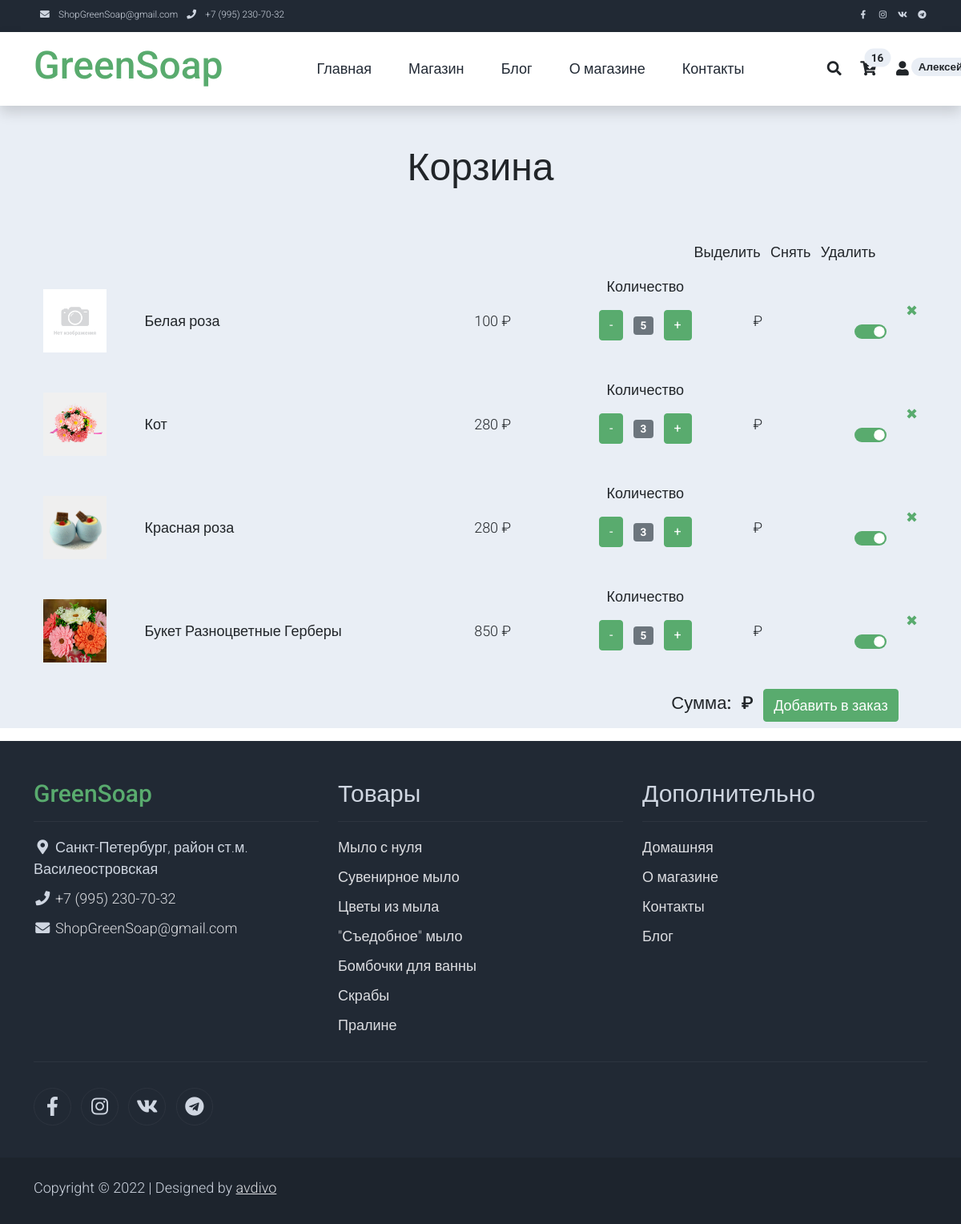
Page /basket/ (signed in) on the committed database.
### profile/models.py (models this page shows, shortened)
class Profile(models.Model):
    patronymic = models.CharField(max_length=64, blank=True, verbose_name=u'Отчество')  # Отчество
    phoneNumberRegex = RegexValidator(regex=r"^\+?1?\d{8,15}$")
    phoneNumber = models.CharField(validators=[phoneNumberRegex], blank=True, max_length=16, verbose_name=u'Телефон') # Номер телефона
    address = models.CharField(max_length=128, blank=True, verbose_name=u'Адрес доставки')  # Адрес
    basket = models.CharField(max_length=256, blank=True, verbose_name=u'Корзина')  # Корзина: товар: количество в формате словаря
    user = models.OneToOneField(settings.AUTH_USER_MODEL, on_delete=models.CASCADE)
    class Meta:
        verbose_name = 'Профиль пользователя'
        verbose_name_plural = 'Профили пользователей'

### product/models.py (models this page shows, shortened)
class Product(models.Model):
    name = models.CharField(max_length=128, verbose_name=u'Название')  # Название товара
    category = models.ForeignKey(Category, on_delete=models.PROTECT,
                                 verbose_name=u'Категория')  # К какой категории относится товар
    alias = models.CharField(max_length=64, blank=False, unique=True, default='!!!', verbose_name=u'Псевдоним')  # Псевдоним поля
    holiday = models.ManyToManyField(Holiday, default='1', blank=False,
                                 verbose_name=u'Праздник')  # К какому празднику подходит товар
    description = models.TextField(blank=True, verbose_name=u'Описание')  # Описание товара
    price = models.IntegerField(default=0, verbose_name=u'Цена')  # Цена за единицу
    quantity = models.IntegerField(default=0, verbose_name=u'Остаток')  # Остаток на складе
    popular = models.IntegerField(default=0, verbose_name=u'Популярность')  # Популярность товара
    discount = models.IntegerField(default=0, verbose_name=u'Скидка')  # Скидка (сумма скидки, не %)
    active = models.BooleanField(default=True, verbose_name=u'Активен')  # Товар Активен
    article = models.CharField(max_length=8,
                               blank=True, default=None,
                               verbose_name=u'Артикль')  # Артикль (получается с применением префикса PRODUCT_PREFIX)
    class Meta:
        verbose_name = 'Товар'
        verbose_name_plural = 'Товары'
    @property
    def actual_price(self):
        return self.price - self.discount if self.active else 0

### shop/views.py (the view, shortened to what this page needs)
# urls.py: path('basket/', basket, name='basket'),
def basket(request, new_basket=None):
    request.session['return'] = 'basket'  # Запоминаем последнюю страницу
    request.session.modified = True  # Без этого сессии с Ajax не сохраняются
    basket = get_basket(request)  # Получаем корзину в виде словаря
    products = []  # Список товаров в корзине
    for id, quantity in basket.items():
        products.append(Product.objects.get(id=id))
        products[-1].quantity = quantity  # Добавляем свойство с количеством товаров
    products = select_main_photo(products)
    return render(request, 'basket.html', locals())

### templates/basket.html (shortened to what this page needs)
{% extends 'base.html' %}
{% load static %}
{% block head_plus %}
 <link rel="stylesheet" href="{% static '/css/custom.css' %}">
{% endblock head_plus %}
{% block content %}
<div class="all bg-light">
    <div class="container-fluid py-5">
        <div class="row">
            <div class="col-md-6 m-auto text-center">
                <h1 class="h1">Корзина</h1>
            </div>
        </div>
    </div>
    <div class="table">
        <div class="container">
            <div class="row justify-content-end">
                <div class="col-md-4 text-center">
                    <li class="list-inline-item">
                        <a class="h6 text-dark text-decoration-none mr-3" id="select" href="#">Выделить</a>
                    </li>
                    <li class="list-inline-item">
                        <a class="h6 text-dark text-decoration-none mr-3" id="clear" href="#">Снять</a>
                    </li>
                    <li class="list-inline-item">
                        <a class="h6 text-dark text-decoration-none mr-3" id="delete" href="#">Удалить</a>
                    </li>
                </div>
            </div>
            {% if products %}
            {% for product in products %}
            <div class="row" id="row_{{ product.id }}">
                <div class="col-md-1 m-auto text-center">
                    <img {% if not product.active %} style="filter: brightness(40%);" {% endif %} class="card-img rounded-0 img-fluid" src="{{ product.photo }}">
                </div>
                <div class="col-md-4 m-auto">
                    <a href="{% url 'shop-single' product.alias %}" class="h4 text-dark text-decoration-none">{{ product.name }}</a>
                </div>
                <div class="col-md-1 m-auto">
                    <span id="price_{{ product.id }}">{{ product.actual_price }}</span> &#x20bd;
                </div>
                <div class="col-md-2 m-auto text-center">
                    <div class="">
                        <ul class="list-inline pb-3">
                            <li>
                                <p>Количество</p>
                            </li>
                            <li class="list-inline-item"><span class="btn btn-success" name="btn-minus" id="{{ product.id }}">-</span></li>
                            <li class="list-inline-item"><span class="badge bg-secondary" id="var-value_{{ product.id }}">{{ product.quantity }}</span></li>
                            <li class="list-inline-item"><span class="btn btn-success" name="btn-plus" id="{{ product.id }}">+</span></li>
                        </ul>
                    </div>
                </div>
                <div class="col-md-1 m-auto">
                    <span id="sum_{{ product.id }}">0</span> &#x20bd;
                </div>
                <div class="col-md-1 m-auto">
                    <div align="right"><a class="manag text-decoration-none" href="#" id="{{ product.id }}"> &#10006; </a></div>
                    <div class="form-switch">
                        <input class="form-check-input" type="checkbox" name="{{ product.id }}" id="switch_{{ product.id }}" checked>
                    </div>
                </div>
            </div>
            {% endfor %}
            <div class="row justify-content-end">
                <div class="col-md-4 text-center">
                    <li class="list-inline-item">
                        <span class="h3">Сумма:</span>
                    </li>
                    <li class="list-inline-item">
                        <span class="h3"><span id="total_sum">0</span> &#x20bd;</span>
                    </li>
                    <li class="list-inline-item">
                        <a class="btn btn-success" name="send">Добавить в заказ</a>
                    </li>
                </div>
            </div>
            {% endif %}
        </div>
    </div>
</div>
{% endblock content %}

### templates/base.html (shortened to what this page needs)
<!DOCTYPE html>
{% load user_tags %}
{% load static %}
<html lang="ru">
<head>
    <link rel="stylesheet" href="{% static 'css/bootstrap.min.css' %}">
    <link rel="stylesheet" href="{% static '/css/templatemo.css' %}">
    <link rel="stylesheet" href="{% static '/css/custom.css' %}">
    <link rel="stylesheet" href="{% static '/css/fontawesome.min.css' %}">
    {% block head_plus %}{% endblock head_plus %}
</head>
<body>
    <nav class="navbar navbar-expand-lg bg-dark navbar-light d-none d-lg-block" id="templatemo_nav_top">
        <div class="container text-light">
            <div class="w-100 d-flex justify-content-between">
                <div>
                    <i class="fa fa-envelope mx-2"></i>
                    <a class="navbar-sm-brand text-light text-decoration-none" href="mailto:shopgreensoap@gmail.com">ShopGreenSoap@gmail.com</a>
                    <i class="fa fa-phone mx-2"></i>
                    <a class="navbar-sm-brand text-light text-decoration-none" href="tel:+79952307032">+7 (995) 230-70-32</a>
                </div>
                <div>
                    <a class="text-light" href="https://www.facebook.com/groups/276564540855562/" target="_blank" rel="sponsored"><i class="fab fa-facebook-f fa-sm fa-fw me-2"></i></a>
                    <a class="text-light" href="https://www.instagram.com/greensoap.ru" target="_blank"><i class="fab fa-instagram fa-sm fa-fw me-2"></i></a>
                    <a class="text-light" href="https://vk.com/green_soap/" target="_blank"><i class="fab fa-vk fa-sm fa-fw me-2"></i></a>
                    <a class="text-light" href="https://t.me/soapgift/" target="_blank"><i class="fab fa-telegram fa-sm fa-fw"></i></a>
                </div>
            </div>
        </div>
    </nav>
    <nav class="navbar navbar-expand-lg navbar-light shadow">
        <div class="container d-flex justify-content-between align-items-center">
            <a class="navbar-brand text-success logo h1 align-self-center" href="{% url 'index' %}">
                GreenSoap
            </a>
            <div class="align-self-center collapse navbar-collapse flex-fill  d-lg-flex justify-content-lg-between" id="templatemo_main_nav">
                <div class="flex-fill">
                    <ul class="nav navbar-nav d-flex justify-content-between mx-lg-auto">
                        <li class="nav-item">
                            <a class="nav-link" href="{% url 'index' %}">Главная</a>
                        </li>
                        <li class="nav-item">
                            <a class="nav-link" href="{% url 'shop' %}">Магазин</a>
                        </li>
                        <li class="nav-item">
                            <a class="nav-link" href="{% url 'contact' %}">Блог</a>
                        </li>
                       <li class="nav-item">
                            <a class="nav-link" href="{% url 'about' %}">О магазине</a>
                        </li>
                        <li class="nav-item">
                            <a class="nav-link" href="{% url 'contact' %}">Контакты</a>
                        </li>
                    </ul>
                </div>
                <div class="navbar align-self-center d-flex">
                    <a class="nav-icon d-none d-lg-inline" href="#" data-bs-toggle="modal" data-bs-target="#templatemo_search">
                        <i class="fa fa-fw fa-search text-dark mr-2"></i>
                    </a>
                    <a class="nav-icon position-relative text-decoration-none" href="{% url 'basket' %}">
                        <i class="fa fa-fw fa-cart-arrow-down text-dark mr-1"></i>
                        <span id='quantity_in_basket' class="position-absolute top-0 left-100 translate-middle badge rounded-pill bg-light text-dark">{% basket_count %}</span>
                    </a>
                    <a class="nav-icon position-relative text-decoration-none" href="{% url 'profile' %}">
                        <i class="fa fa-fw fa-user text-dark mr-3"></i>
                        <span class="position-absolute top-0 left-100 badge rounded-pill bg-light text-dark">{% if request.user.is_authenticated %}{{ request.user.first_name }}{% endif %}</span>
                    </a>
                </div>
            </div>
        </div>
    </nav>
    {% block content %}{% endblock content %}
    <footer class="bg-dark" id="tempaltemo_footer">
        <div class="container">
            <div class="row">
                <div class="col-md-4 pt-5">
                    <h2 class="h2 text-success border-bottom pb-3 border-light logo">GreenSoap</h2>
                    <ul class="list-unstyled text-light footer-link-list">
                        <li>
                            <i class="fas fa-map-marker-alt fa-fw"></i>
                            Санкт-Петербург, район ст.м. Василеостровская
                        </li>
                        <li>
                            <i class="fa fa-phone fa-fw"></i>
                            <a class="text-decoration-none" href="tel:+79952307032">+7 (995) 230-70-32</a>
                        </li>
                        <li>
                            <i class="fa fa-envelope fa-fw"></i>
                            <a class="text-decoration-none" href="mailto:shopgreensoap@gmail.com">ShopGreenSoap@gmail.com</a>
                        </li>
                    </ul>
                </div>
                <div class="col-md-4 pt-5">
                    <h2 class="h2 text-light border-bottom pb-3 border-light">Товары</h2>
                    <ul class="list-unstyled text-light footer-link-list">
                        <li><a class="text-decoration-none" href="{% url 'shop' 'mylo_s_nulya' %}">Мыло с нуля</a></li>
                        <li><a class="text-decoration-none" href="{% url 'shop' 'suvenirnoe_mylo' %}">Сувенирное мыло</a></li>
                        <li><a class="text-decoration-none" href="{% url 'shop' 'cvety' %}">Цветы из мыла</a></li>
                        <li><a class="text-decoration-none" href="{% url 'shop' 'vkusnyashki' %}">"Съедобное" мыло</a></li>
                        <li><a class="text-decoration-none" href="{% url 'shop' 'bombochki' %}">Бомбочки для ванны</a></li>
                        <li><a class="text-decoration-none" href="{% url 'shop' 'skraby' %}">Скрабы</a></li>
                        <li><a class="text-decoration-none" href="{% url 'shop' 'praline' %}">Пралине</a></li>
                    </ul>
                </div>
                <div class="col-md-4 pt-5">
                    <h2 class="h2 text-light border-bottom pb-3 border-light">Дополнительно</h2>
                    <ul class="list-unstyled text-light footer-link-list">
                        <li><a class="text-decoration-none" href="{% url 'index' %}">Домашняя</a></li>
                        <li><a class="text-decoration-none" href="{% url 'about' %}">О магазине</a></li>
                        <li><a class="text-decoration-none" href="{% url 'contact' %}">Контакты</a></li>
                        <li><a class="text-decoration-none" href="{% url 'index' %}">Блог</a></li>
                    </ul>
                </div>
            </div>
            <div class="row text-light mb-4">
                <div class="col-12 mb-3">
                    <div class="w-100 my-3 border-top border-light"></div>
                </div>
                <div class="col-auto me-auto">
                    <ul class="list-inline text-left footer-icons">
                        <li class="list-inline-item border border-light rounded-circle text-center">
                            <a class="text-light text-decoration-none" target="_blank" href="https://www.facebook.com/groups/276564540855562/"><i class="fab fa-facebook-f fa-lg fa-fw"></i></a>
                        </li>
                        <li class="list-inline-item border border-light rounded-circle text-center">
                            <a class="text-light text-decoration-none" target="_blank" href="https://www.instagram.com/greensoap.ru"><i class="fab fa-instagram fa-lg fa-fw"></i></a>
                        </li>
                        <li class="list-inline-item border border-light rounded-circle text-center">
                            <a class="text-light text-decoration-none" target="_blank" href="https://vk.com/green_soap/"><i class="fab fa-vk fa-lg fa-fw"></i></a>
                        </li>
                        <li class="list-inline-item border border-light rounded-circle text-center">
                            <a class="text-light text-decoration-none" target="_blank" href="https://t.me/soapgift/"><i class="fab fa-telegram fa-lg fa-fw"></i></a>
                        </li>
                    </ul>
                </div>
                <div class="col-auto">
                </div>
            </div>
        </div>
        <div class="w-100 bg-black py-3">
            <div class="container">
                <div class="row pt-2">
                    <div class="col-12">
                        <p class="text-left text-light">
                            Copyright &copy; 2022
                            | Designed by <a rel="sponsored" href="mailto:shopgreensoap@gmail.com">avdivo</a>
                        </p>
                    </div>
                </div>
            </div>
        </div>
    </footer>
</body>
</html>

### rows in the picture
Product: shows a picture, name "Белая роза", actual_price "100", quantity "5"
Product: shows a picture, name "Кот", actual_price "280", quantity "3"
Product: shows a picture, name "Красная роза", actual_price "280", quantity "3"
Product: shows a picture, name "Букет Разноцветные Герберы", actual_price "850", quantity "5"
